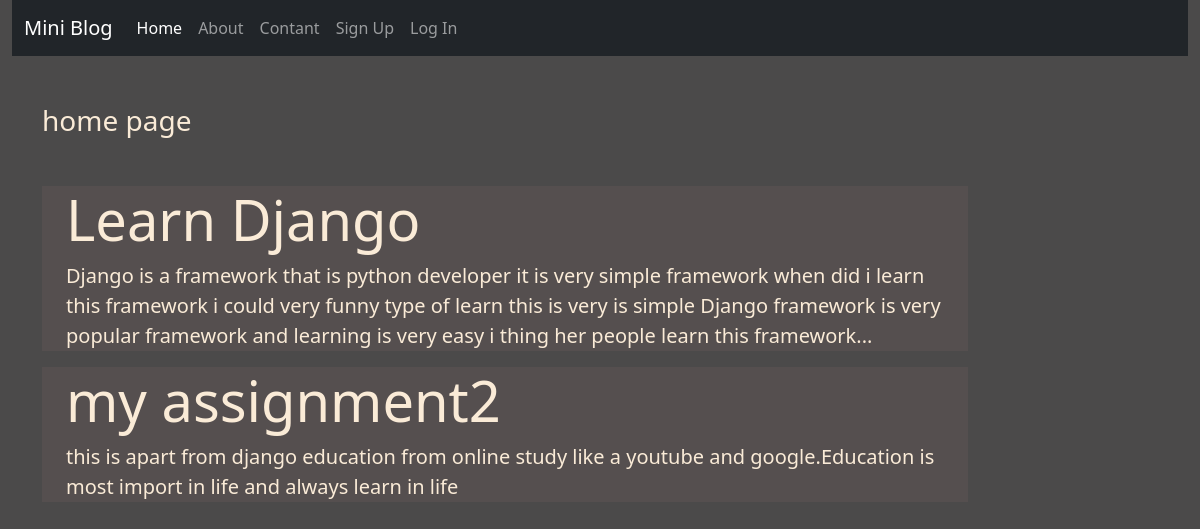
The page / on the database its author committed.
### blog/models.py (models this page shows)
class Post(models.Model):
    title = models.CharField(max_length=150)
    desc = models.TextField()

### blog/views.py (the view)
# urls.py: 2. Add a URL to urlpatterns:  path('', views.home, name='home')
def home(request):
    posts = Post.objects.all()
    return render(request, 'blog/home.html', {'post':posts})

### blog/templates/blog/home.html
{% extends 'blog/base.html' %}
{% block content %}
    <div class="col-sm-10">
        <h3 class='my-5'>home page</h3>
        {% for ps in post %}
            <div class="jumbotron jumbotron-fluid jumbo-color">
                <div class="container">
                    <h1 class="display-4 font-weight-bold">{{ps.title}}</h1>
                    <p class="lead">{{ps.desc}}</p>
                </div>
            </div>
        {% endfor %}
    </div>
{% endblock content %}

### blog/static/css/bigineer.css (style rules this page uses)
* { margin: 0; padding: 0; }
body { background-color: rgb(75, 74, 74); color: antiquewhite; }
.jumbo-color { background-color: rgb(85, 79, 79); }

### rows shown on the page
Post: title "Learn Django", desc "Django is a framework that is python developer it is very simple framework when did i learn this framework i could very funny type of learn this is very is simple Django framework is very popular framework and learning is very easy i thing her people learn this framework..."
Post: title "my assignment2", desc "this is apart from django education from online study like a youtube and google.Education is most import in life and always learn in life"
